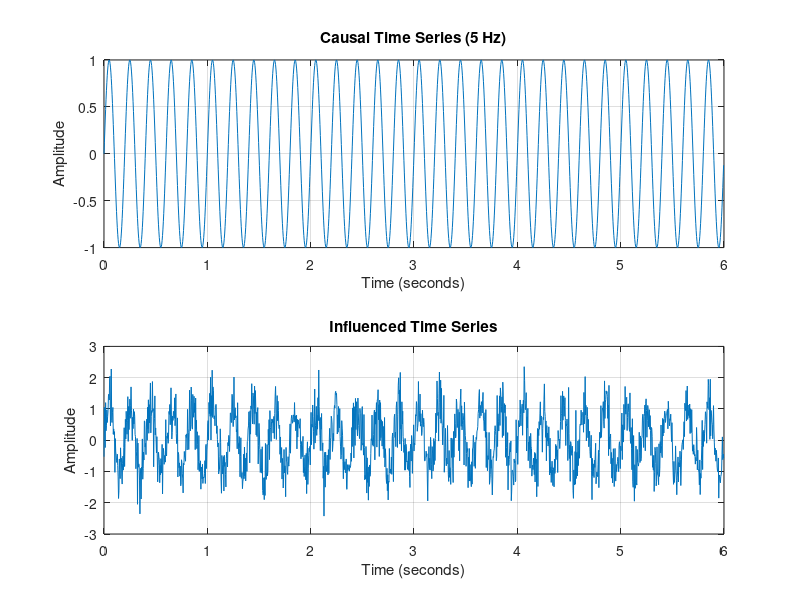

Here is the MATLAB script that generated this plot: (Note: this script raises an error after producing the figure.)
%% test example of TE spectrum
%%
% Sampling frequency
Fs = 256; 

% Total time for the time series (e.g., 10 seconds)
T = 6;

% Time vector
t = 0:1/Fs:T-1/Fs;

% Frequency of the causal component
f_causal = 5; 

% Generating the causal time series (x1) at 5 Hz
X = sin(2 * pi * f_causal * t);
X2 = sin(pi * f_causal * t);

% Generating some noise to add to the second time series
noise = 0.5 * randn(size(t));

% Generating the influenced time series (x2) which is a sum of x1 and noise
% This simulates that x2 is influenced by x1 at the frequency of 5 Hz
Y = (X + noise);

% Plot the time series
figure;

subplot(2, 1, 1);
plot(t, X);
title('Causal Time Series (5 Hz)');
xlabel('Time (seconds)');
ylabel('Amplitude');
grid on;

subplot(2, 1, 2);
plot(t, Y);
title('Influenced Time Series');
xlabel('Time (seconds)');
ylabel('Amplitude');
grid on;

% Optionally, you can also add a legend or use different line properties to distinguish the plots


%%
TOrder = 2;
FOrder = 6;
TLag = 1;
Type = 1;

[TransferEntropyM,XTSymbolMatrix,XFSymbolMatrix,YTSymbolMatrix,YFSymbolMatrix,f] = MainFunctionforFDTES(X,Y,TOrder,FOrder,TLag,Type);
%%
figure();
% low frequency gets removed during the calculation of TE
imagesc(TransferEntropyM);
sum(sum(TransferEntropyM))
title("TOrder = "+num2str(TOrder)+" "+"FOrder = "+num2str(FOrder));

%% test phase TE
data = [X' Y' X2'];
[dPTE, PTE] = PhaseTE_MF(data, [], 'otnes');
